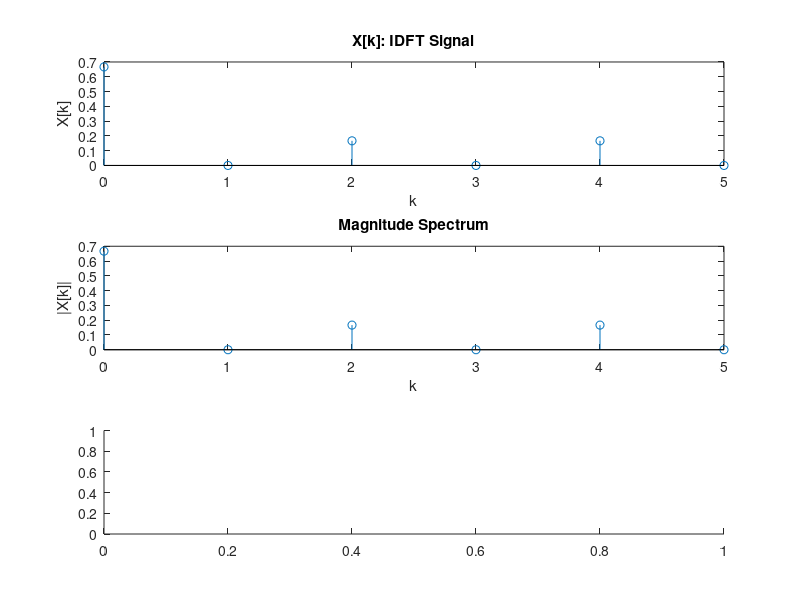

Source code (MATLAB): (Note: this script raises an error after producing the figure.)
N=6;
x=[1;0;1;1;0;1];
L=length(x);
X=(1./N)*fft(x,N);
% for i=0:N
%  X[i]=x[i]*exp(-j*2*n*k*pi/N);
% end
t=1:(length(x)-1);

figure(1);
subplot(3,1,1);
stem(0:L-1,X);
title('X[k]: IDFT Signal');
ylabel('X[k]');
xlabel('k');

subplot(3,1,2);
stem(0:N-1,X);
title('Magnitude Spectrum');
ylabel('|X[k]|');
xlabel('k');

subplot(3,1,3);
stem(0:N-1,phase(X));
title('Phase Spectrum');
xlabel('k');
ylabel('\angle{x[k]}');

% IDFT of the given signal

N2=length(X);
x=(N2*0.1)*ifft(X,N2);

% for i=0:N
%  x[i]=X[i]*exp(j*2*n*k*pi/N);
% end

t1=1:(length(X)-1);

figure(2);
subplot(3,1,1);
stem(0:N2-1,x);
title('X[n]: DFT Signal');
ylabel('X[k]');
xlabel('k');

subplot(3,1,2);
stem(0:N2-1,real(x));
title('Real part of signal');
ylabel('real{x[n]}');
xlabel('n');

subplot(3,1,3);
stem(0:N2-1,imag(x));
title('Imaginary Part');
xlabel('n');
ylabel('imag{x[k]}');



